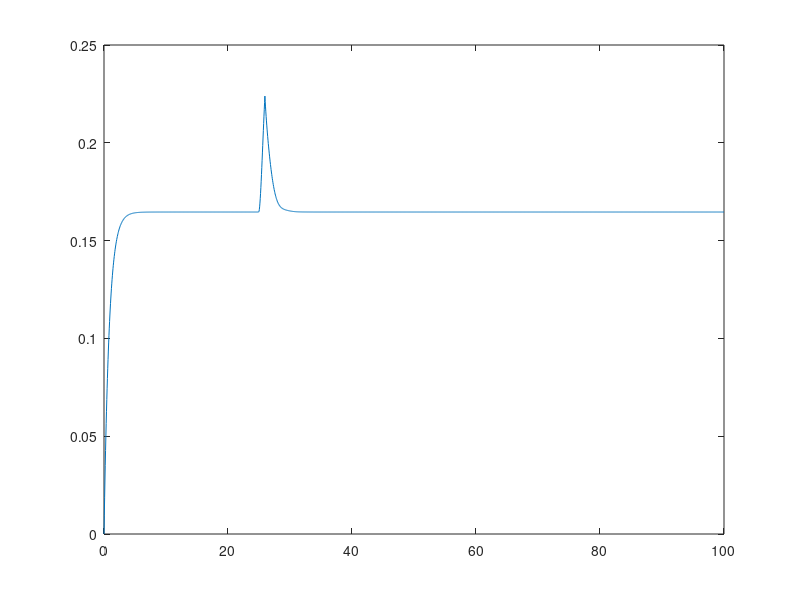
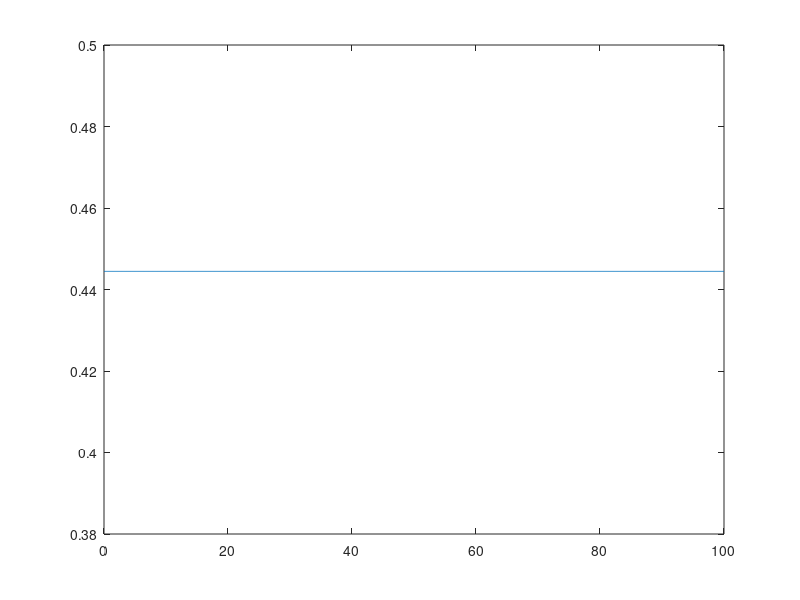

MATLAB code to generate these figures, in order:
clc;
clearvars;
close all

%%%
d = 4; %dimension of the annihilation and creation operator
J = 1;
W = rand(1,2);
eta = W(1)^2 + W(2)^2;
gamma = 1;
P = 0.2; %Incohernet pumping
swtich_H_I = 1;

dt = 0.05;
T = 0:dt:100;

a = diag(sqrt(1:d-1),1); %annihilation operator
I_a = eye(d);
I_b = eye(2);
sig_z = [1,0;0,-1];
sig_m = [0,0;1,0];
sig_p = [0,1;0,0];
gs = [0;1]; %Ground state
es = [1;0]; %Excited state


b1 = kron(sig_m, kron(I_b, I_a));
b2 = kron(I_b, kron(sig_m, I_a));
A = kron(I_b, kron(I_b,a));
% a2 = kron(I_b, a);

H_R = J*(b1'*b2 + b2'*b1);
% H_I = W(1)*(A'*b1 + b1'*A) + W(2)*(A'*b2 + b2'*A );



% b11 = kron
psi = kron(gs,gs); %reservoir 1 : excited, reservoir 2 : ground
Rho_b = psi*psi';



%psi = [0;0;0;0.1];


%Thermal state
nth = 0.5;
Rho_th = 0;

for i=0:d-1
    Rho_th = Rho_th+(nth^i/(1+nth)^(i+1))*I_a(:,i+1)*I_a(:,i+1)';
    % Rho_th = Rho_th + (nth/(1+nth))^i * I_a(:,i+1)*I_a(:,i+1)';
end

for i=0:d-1
    Pn_th(i+1) = I_a(:,i+1)'*Rho_th*I_a(:,i+1);
end

% figure()
% bar(0:d-1, Pn_th, 'r')

% rho = kron(Rho_th, Rho_b);
rho = kron(Rho_b, Rho_th);
trace(rho*b1'*b1)
% trace(Rho_th) %should be 1
% trace(Rho_th*a'*a) %should be n_th
% trace(rho) %should be 1
% trace()


tau = 20;
time = 500;
for t=1:length(T)
    % Pe(t) = kron(es, If(:,1))'*rho*kron(es, If(:,1));
    % correlation(t) = trace(rho*A'*A'*A*A)/trace(rho*A'*A)^2;
    n1(t) = trace(rho*b1'*b1);
    n2(t) = trace(rho*b2'*b2);
    n_a(t) = trace(rho*A'*A); %this should be constant when u add cascade coupling term
    
    % H_I = W(1)*(A*rho*b1' - b1'*A*rho + b1*rho*A' - rho*A'*b1) ...
    %     + W(2)*(A*rho*b2' - b2'*A*rho + b2*rho*A' - rho*A'*b2);
    H = H_R;
    K1 = -1i*(H*rho - rho*H) + (W(1)*(A*rho*b1' - b1'*A*rho + b1*rho*A' - rho*A'*b1) ...
                             + W(2)*(A*rho*b2' - b2'*A*rho + b2*rho*A' - rho*A'*b2))*(t>=time).*(t<time+tau) ...
                             + 1i*eta/(2*gamma)*(2*A*rho*A' - A'*A*rho - rho*A'*A)*(t>=time).*(t<time+tau) ...
                             + gamma/2*(2*b1*rho*b1' - rho*b1'*b1 - b1'*b1*rho) ...
                             + gamma/2*(2*b2*rho*b2' - rho*b2'*b2 - b2'*b2*rho) ...
                             + P/2*(2*b1'*rho*b1 - rho*b1*b1' - b1*b1'*rho)...
                             + P/2*(2*b2'*rho*b2 - rho*b2*b2' - b2*b2'*rho);
    rho1 = rho + 0.5*dt*K1;
    K2 = -1i*(H*rho1 - rho1*H) + (W(1)*(A*rho1*b1' - b1'*A*rho1 + b1*rho1*A' - rho1*A'*b1) ...
                               + W(2)*(A*rho1*b2' - b2'*A*rho1 + b2*rho1*A' - rho1*A'*b2))*(t>=time).*(t<time+tau) ...
                               + 1i*eta/(2*gamma)*(2*A*rho1*A' - A'*A*rho1 - rho1*A'*A)*(t>=time).*(t<time+tau) ...
                               + gamma/2*(2*b1*rho1*b1' - rho1*b1'*b1 - b1'*b1*rho1) ...
                               + gamma/2*(2*b2*rho1*b2' - rho1*b2'*b2 - b2'*b2*rho1) ...
                               + P/2*(2*b1'*rho1*b1 - rho1*b1*b1' - b1*b1'*rho1) ...
                               + P/2*(2*b2'*rho1*b2 - rho1*b2*b2' - b2*b2'*rho1);
    rho2 = rho + 0.5*dt*K2;
    K3 = -1i*(H*rho2 - rho2*H) + (W(1)*(A*rho2*b1' - b1'*A*rho2 + b1*rho2*A' - rho2*A'*b1) ...
                               + W(2)*(A*rho2*b2' - b2'*A*rho2 + b2*rho2*A' - rho2*A'*b2))*(t>=time).*(t<time+tau) ...
                               + 1i*eta/(2*gamma)*(2*A*rho2*A' - A'*A*rho2 - rho2*A'*A)*(t>=time).*(t<time+tau) ...
                               + gamma/2*(2*b1*rho2*b1' - rho2*b1'*b1 - b1'*b1*rho2) ...
                               + gamma/2*(2*b2*rho2*b2' - rho2*b2'*b2 - b2'*b2*rho2) ...
                               + P/2*(2*b1'*rho2*b1 - rho2*b1*b1' - b1*b1'*rho2) ...
                               + P/2*(2*b2'*rho2*b2 - rho2*b2*b2' - b2*b2'*rho2);
    rho3 = rho + dt*K3;
    K4 = -1i*(H*rho3 - rho3*H) + (W(1)*(A*rho3*b1' - b1'*A*rho3 + b1*rho3*A' - rho3*A'*b1) ...
                               + W(2)*(A*rho3*b2' - b2'*A*rho3 + b2*rho3*A' - rho3*A'*b2))*(t>=time).*(t<time+tau) ...
                               + 1i*eta/(2*gamma)*(2*A*rho3*A' - A'*A*rho3 - rho3*A'*A)*(t>=time).*(t<time+tau) ...
                               + gamma/2*(2*b1*rho3*b1' - rho3*b1'*b1 - b1'*b1*rho3) ...
                               + gamma/2*(2*b2*rho3*b2' - rho3*b2'*b2 - b2'*b2*rho3) ...
                               + P/2*(2*b1'*rho3*b1 - rho3*b1*b1' - b1*b1'*rho3) ...
                               + P/2*(2*b2'*rho3*b2 - rho3*b2*b2' - b2*b2'*rho3);

    rho = rho + 1/6*dt*(K1+2*K2+2*K3+K4);
end


figure()
plot(T,abs(n1))
hold on
% plot(T,abs(n2))
% 
figure()
plot(T,abs(n_a))
